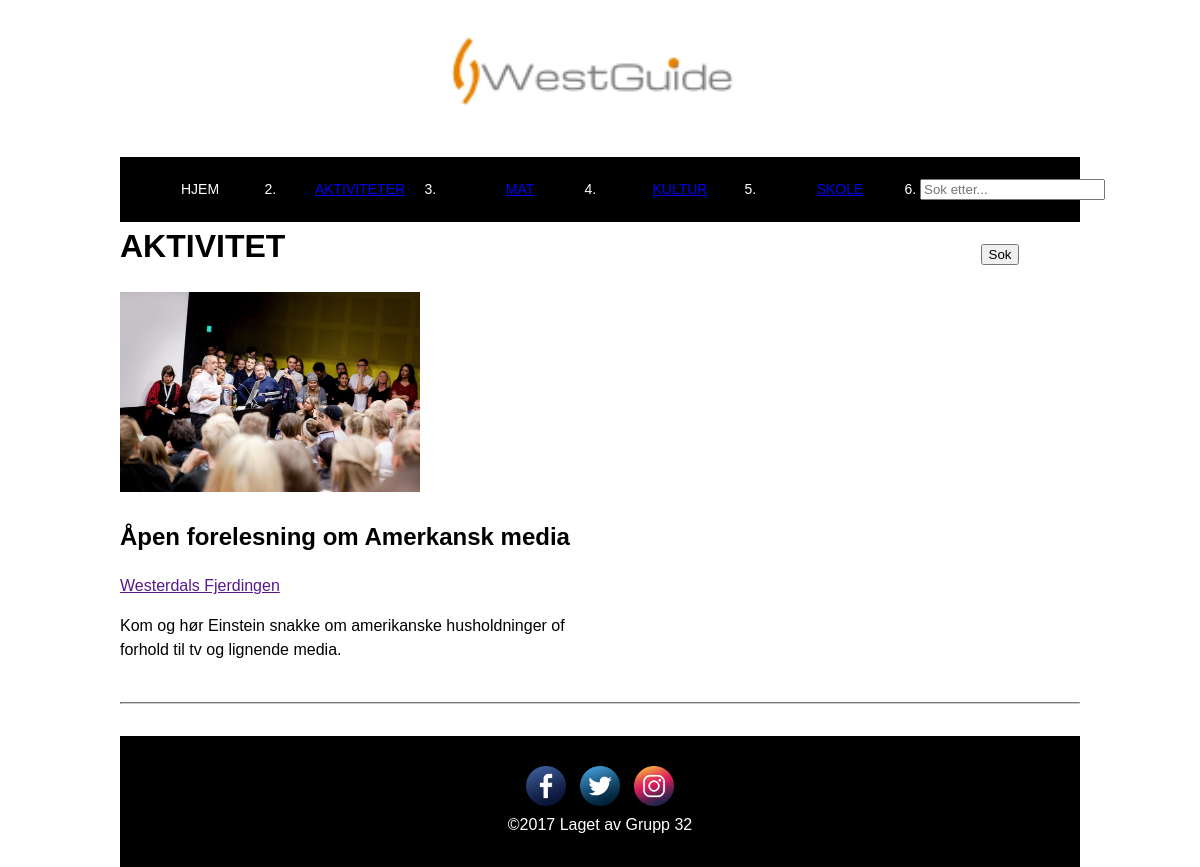
/aktivitet.php, run on the app's committed database.
### tables this page shows
CREATE TABLE IF NOT EXISTS `events` (
  `id` int(11) NOT NULL,
  `event_title` varchar(255) NOT NULL,
  `event_where` text NOT NULL,
  `event_datetime` datetime DEFAULT NULL,
  `event_where_link` text,
  `event_image_path` text,
  `event_body` text,
  `tag` enum('KULTUR','AKTIVITET','MAT','SKOLE') NOT NULL COMMENT 'MAT, KULTUR, AKTIVITET, SKOLE'
);

### connection-footer.php (called while the page is built)
<?php
$statement->execute();
$events = [];
while($row = $statement->fetch(PDO::FETCH_ASSOC))
{
    $events[] = $row;
}

### event.php (the view, shortened to what this page needs)
<div id="EventWrapper">
    <img class="event_image" width="300" height="200" src="<?= $event['event_image_path'] ?>">
    <h2><?= $event['event_title'] ?></h2>
    <a class="event-hvor" href="<?= $event['event_where_link'] ?>" target="_blank">
        <?= $event['event_where'] ?>
    </a>
    <p>
        <?= $event['event_body'] ?>
    </p>
</div>

### aktivitet.php
<?php
    require 'connection-header.php';
    $statement = $connection->prepare('SELECT * FROM events WHERE tag = "aktivitet" ORDER BY id DESC LIMIT 10');
    require 'connection-footer.php';
    require 'header.php';
?>
    <h1>AKTIVITET</h1>
    <?php
        foreach ($events as $event)
        {
            require 'event.php';
        ?>
            <hr>
            <br>
        <?php  } ?>
<?php
    require 'footer.php';
?>

### main.css (style rules this page uses)
body { background-color: white; font-family: Arial, Verdana, Comic Sans; text-align: left; font-size: 1em; line-height: 1.5; padding: 0px; margin: auto 10%; }
p { margin-bottom: 40px; }
hr { margin 50px; clear: both; border-color: #ccc; }
#EventWrapper { width: 50%; height: 25%; display: block; }

### data on the page
events: event_image_path (picture), event_title "Åpen forelesning om Amerkansk media", event_where "Westerdals Fjerdingen", event_body "Kom og hør Einstein snakke om amerikanske husholdninger of forhold til tv og lignende media."
